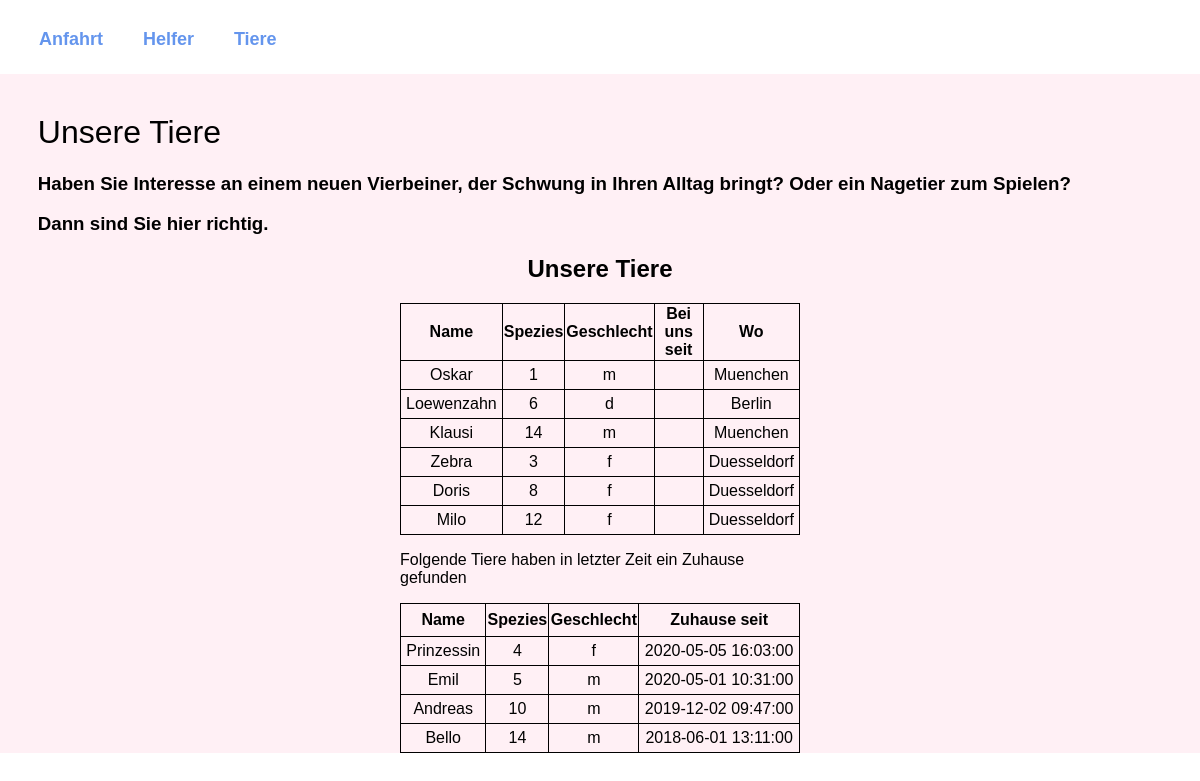
Before: /UC3 with the older database file.
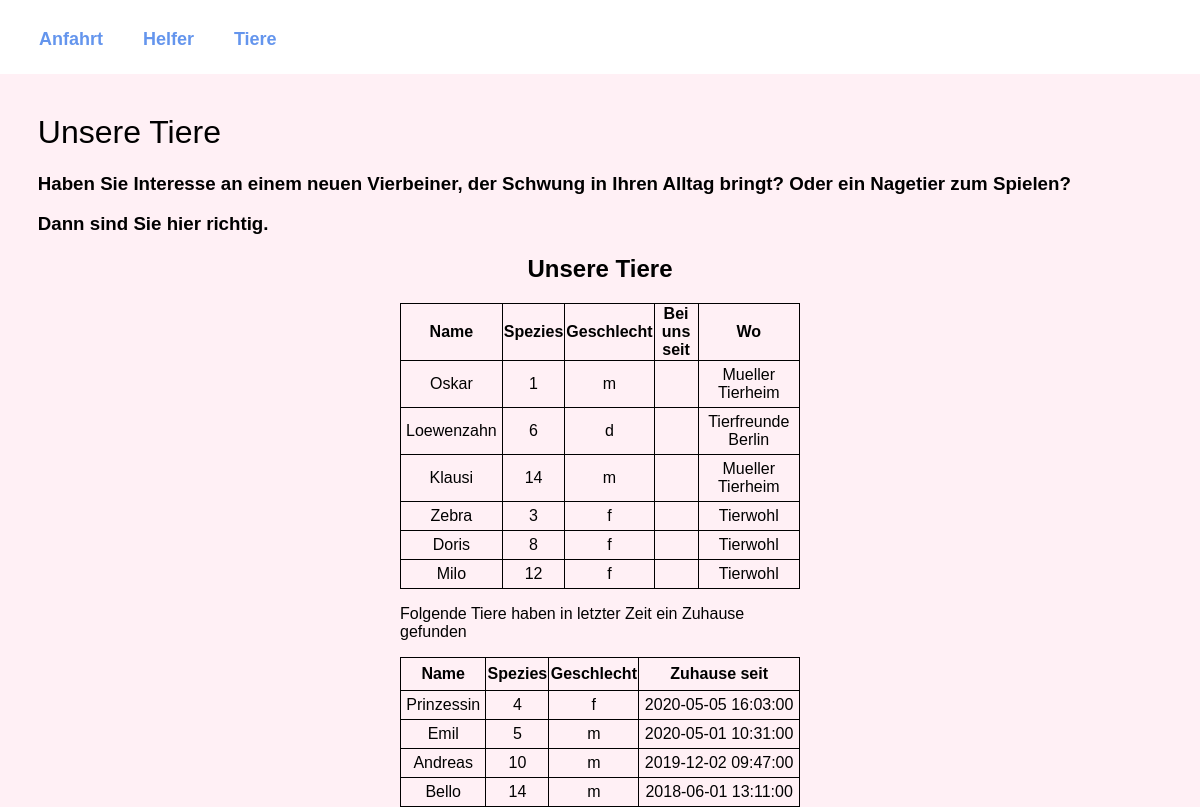
After: the same page with the newer database file.
### database.py (models this page shows, shortened)
class Shelters(db.Model):
    id = db.Column(db.Integer, primary_key=True)
    shelter_name = db.Column(db.String(20), nullable=False)
    founded_at = db.Column(db.DateTime)
    manager = db.relationship('Managers', backref='shelters', lazy='dynamic',  cascade="all, delete-orphan")
    donation = db.relationship('Donations', backref='shelters', lazy='dynamic', )
    volunteer = db.relationship('Volunteers', backref='shelters', lazy='dynamic',   cascade="all, delete-orphan")
    animal = db.relationship('Animals', backref='shelters', lazy='dynamic',  cascade="all, delete-orphan")
    vet = db.Column(db.Integer, db.ForeignKey('vets.id'), nullable=True)
    address = db.Column(db.Integer, db.ForeignKey('addresses.id'), nullable=True)

### database.py (the view)
@app.route('/UC3', methods=['POST', 'GET'])
def UC3():
    if request.method == 'POST':
        task_content = request.form['content']
        new_task = Animals(animal_name=task_content)
        try:
            db.session.add(new_task)
            db.session.commit()
            return redirect('/')
        except:
            return 'There was an issue adding your task'
    else:
        animals = Animals.query.order_by(Animals.taken_at.desc()).all()
        shelters = Shelters.query.order_by(Shelters.id).all()
        return render_template('UC3Tiere.html', animals=animals, shelters=shelters)

### templates/UC3Tiere.html (shortened to what this page needs)
{% extends 'base.html' %}
{% block head %}
    <link rel="stylesheet" href="../static/css/UC3.css">
{% endblock %}
{% block body %}
<div style="background-color: lavenderblush;">
    <div style="padding-left: 1cm; margin-top: .5cm; padding-top: .5cm;">
        <h1>Unsere Tiere</h1>
        <h3>Haben Sie Interesse an einem neuen Vierbeiner, der Schwung in Ihren Alltag bringt? Oder ein Nagetier zum Spielen?</h3>
        <h3>Dann sind Sie hier richtig.</h3>
    </div>
    <div class="content">
        <h2 style="text-align: center">Unsere Tiere</h2>
        {% if animals|length < 1 %}
        <h4 style="text-align: center">Leider ist hier ein Fehler aufgetreten, wir kümmern uns darum.</h4>
        {% else %}
        <table>
            <tr>
                <th>Name</th>
                <th>Spezies</th>
                <th>Geschlecht</th>
                <th>Bei uns seit</th>
                <th>Wo</th>
            </tr>
            {% for animal in animals %}
                {% if animal.taken_at == none %}
                <tr>
                    <td>{{ animal.animal_name }}</td>
                    <td>{{ animal.species_id }}</td>
                    <td>{{ animal.gender }}</td>
                    <td id="brought"> </td>
                    {% for shelter in shelters %}
                        {% if shelter.id == animal.shelter %}
                            <td>{{ shelter.shelter_name }}</td>
                        {% endif %}
                    {% endfor %}
                </tr>
                {% endif %}
            {% endfor %}
        </table>
        <p> Folgende Tiere haben in letzter Zeit ein Zuhause gefunden</p>
        <table>
            <tr>
                <th>Name</th>
                <th>Spezies</th>
                <th>Geschlecht</th>
                <th>Zuhause seit</th>
            </tr>
            {% for animal in animals %}
            {% if animal.taken_at != none %}
            <tr>
                <td>{{ animal.animal_name }}</td>
                <td>{{ animal.species_id }}</td>
                <td>{{ animal.gender }}</td>
                <td id="taken"> {{ animal.taken_at }} </td>
            </tr>
            {% endif %}
            {% endfor %}
        </table>
        {% endif %}
    </div>
</div>
{% endblock %}

Changed rows visible on the page:
changed Shelters: shelter_name "Muenchen" → "Mueller Tierheim"
changed Shelters: shelter_name "Berlin" → "Tierfreunde Berlin"
changed Shelters: shelter_name "Duesseldorf" → "Tierwohl"
